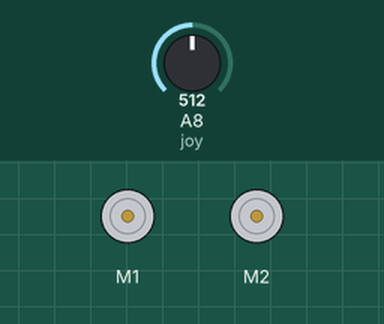
This sketch was run on a simulated Arduino Mega 2560, built with avr-gcc and run on an emulated ATmega2560. Parts: 2 × DC motor (green arrow = forward, orange = backward, longer = faster). The inputs (shaded band) are chosen by the test bench; at power-on: A8 (joy) = 512.

Above: at 1.2 s.
1.3 s: A8 (joy) set to 583
2.8 s: A8 (joy) set to 616
At 3.4 s:
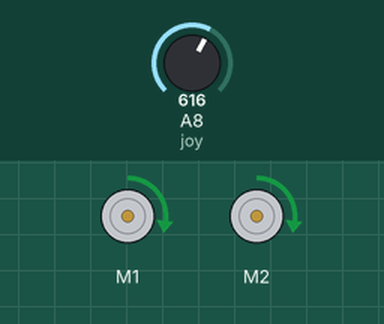
4.3 s: A8 (joy) set to 190
At 5.5 s:
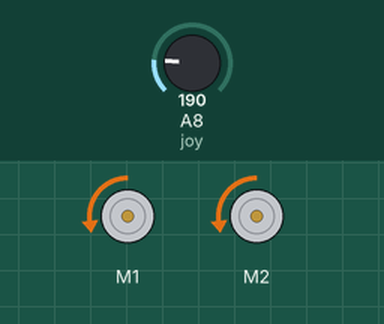
5.8 s: A8 (joy) set to 216
At 6.9 s:
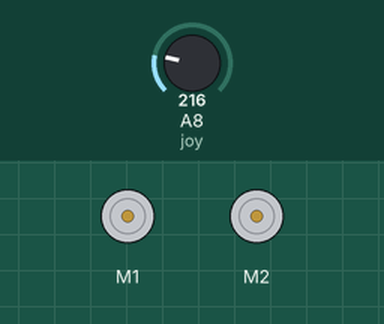
7.3 s: A8 (joy) set to 122
At 8.0 s:
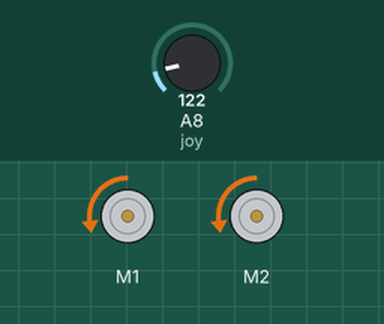
Timing chart, 0 to 9.8 s (numbered marks = the images above; inputs shaded):
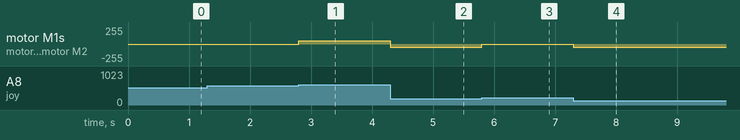

Measured:
- the behaviour switches between 600 and 601 on A8 (joy) (found by bisection; images 0 and 1)
- the behaviour switches between 199 and 200 on A8 (joy) (found by bisection; images 2 and 3)
- after the input at 1.3 s, every drawn part: stays the same
- after the input at 2.8 s, motor M1, motor M2: stopped → forward 50/255 at once
- after the input at 4.3 s, motor M1, motor M2: forward 50/255 → backward 50/255 at once
- after the input at 5.8 s, motor M1, motor M2: backward 50/255 → stopped at once
- after the input at 7.3 s, motor M1, motor M2: stopped → backward 50/255 at once

The sketch:

brazo.ino
```cpp
#include <AFMotor.h>


AF_DCMotor motor1(1);
AF_DCMotor motor2(2);

int joy = A8;
int pos;
void setup() {
  Serial.begin(115200);
}

void loop(){
  pos = analogRead(joy);

  if (pos > 600)
  {
    motor1.setSpeed(50);//velocidad de motor izquierdo
    motor1.run(FORWARD); //polaridad de motor izquierdo
    motor2.setSpeed(50);//velocidad de motor derecho
    motor2.run(FORWARD);//polaridad de motor  derecho
  }
  // velocidades joystick derecho hacia adelante
  if (pos < 200)
  {
    motor1.setSpeed(50);//velocidad de motor izquierdo
    motor1.run(BACKWARD); //polaridad de motor izquierdo
    motor2.setSpeed(50);//velocidad de motor derecho
    motor2.run(BACKWARD);//polaridad de motor  derecho
  }
  //Posicion por defecto del joistick(motores detenidos)
  if ((pos <= 600) && (pos >= 200))
  {
    motor1.setSpeed(0);//velocidad de motor izquierdo
    motor1.run(BACKWARD); //polaridad de motor izquierdo
    motor2.setSpeed(0);//velocidad de motor derecho
    motor2.run(BACKWARD);//polaridad de motor  derecho
  }


}


//#include "ArduinoMotorShieldR3.h"
//
//ArduinoMotorShieldR3 md;
//int fwd = -255;
//int bwd = 255;
//
//int joy1 = 2;
//int joy2 = 3;
////int joy3 = 4;
//
//int pos1;
//int pos2;
//
//void setup() {
//  Serial.begin(115200);
//  Serial.println("Arduino Motor Shield R3");
//  md.init();
//}
//
//void loop() {
//  pos1 = analogRead(joy1);
//  pos2 = analogRead(joy2);
//  Serial.println("M1 Speed 100% Forward");
//  md.setM1Speed(fwd);
//  Serial.println("M2 Speed 100% Forward");
//  md.setM2Speed(fwd);
//  delay(500);
//  Serial.println("M1 Speed 100% Backward");
//  md.setM1Speed(bwd);
//  Serial.println("M2 Speed 100% Backward");
//  md.setM2Speed(bwd);
//  delay(500);
//  Serial.println("M1 Speed 0%");
//  md.setM1Speed(0);
//  Serial.println("M2 Speed 0%");
//  md.setM2Speed(0);
//  delay(2000);
//}
```
